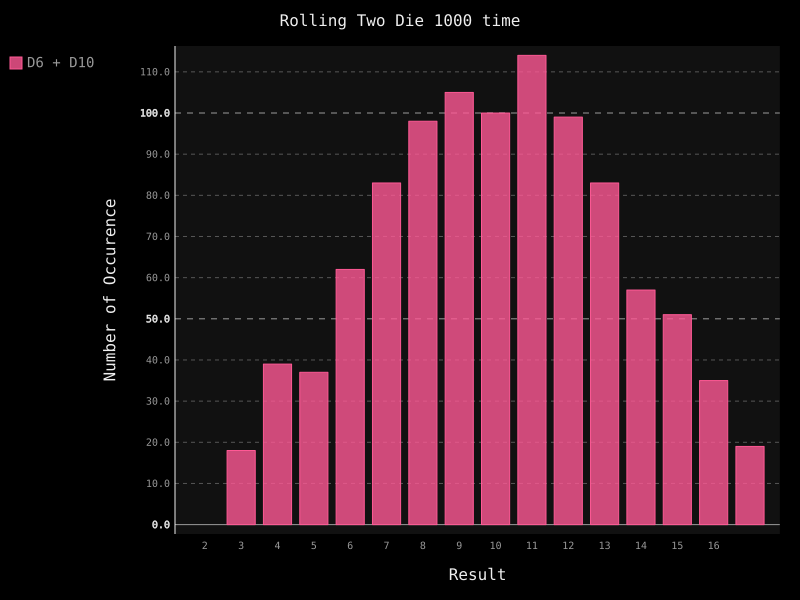

Write the Python code that produced this figure.
from die import Die
import pygal

die_1 = Die()
die_2 = Die(10)

# throw the die 1000 times
results = [die_1.roll() + die_2.roll() for i in range(1000)]

# analyse the result

freqencies = [results.count(value) for value in range(1,die_1.num_sides + die_2.num_sides + 1)]

# create a bar chart
chart = pygal.Bar()
# setting the title
chart.title = 'Rolling Two Die 1000 time'
chart.x_title = 'Result'
chart.y_title = 'Number of Occurence'
chart.x_labels = [str(i) for i in range(2,die_1.num_sides + die_2.num_sides + 1)]

# add data 
# one segment may contain multiple categories.
# for example, one month may contain sales data of different products
# we need to specify the category for the data
chart.add('D6 + D10', freqencies)
chart.render_to_file('die_visual.svg')
